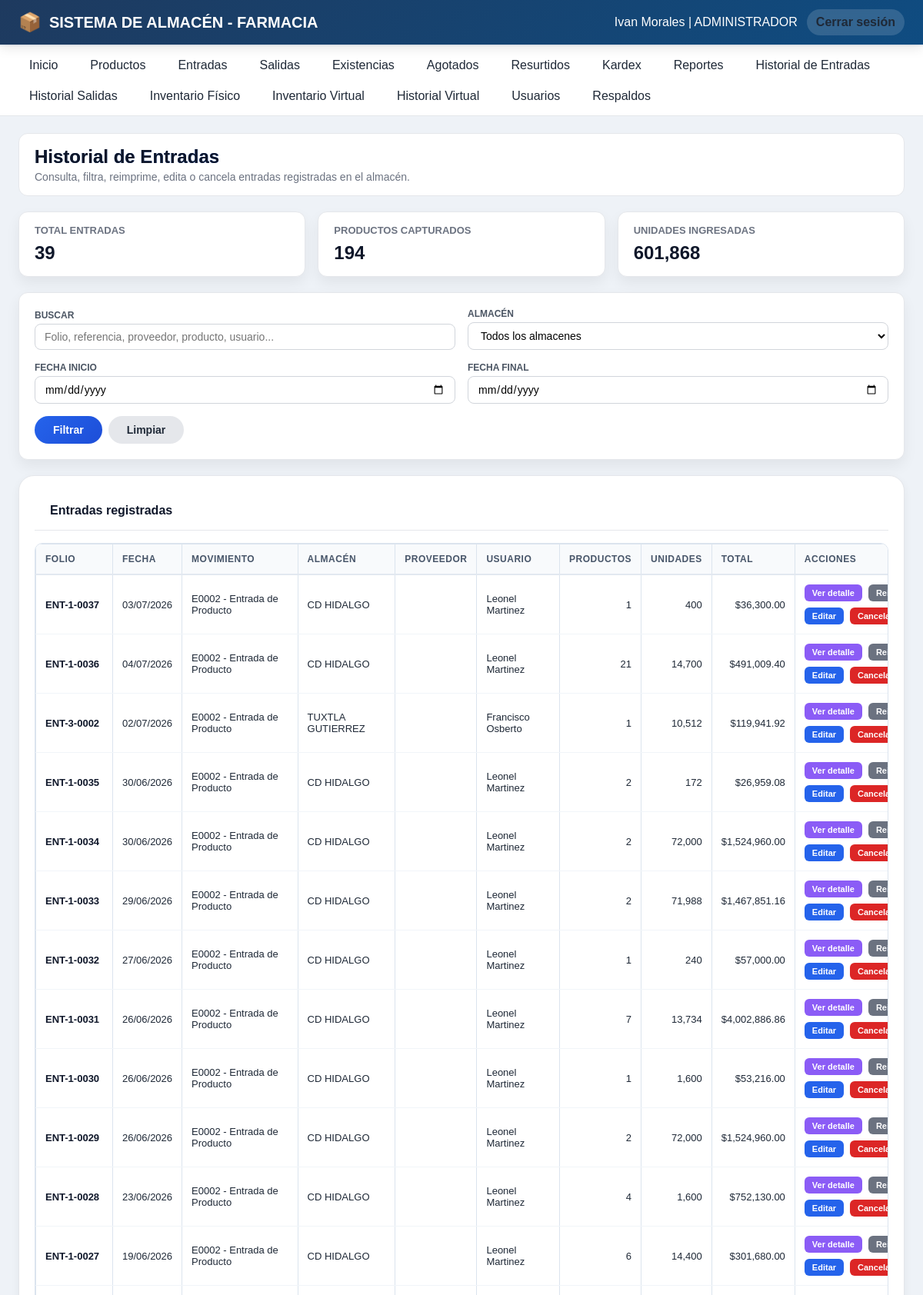
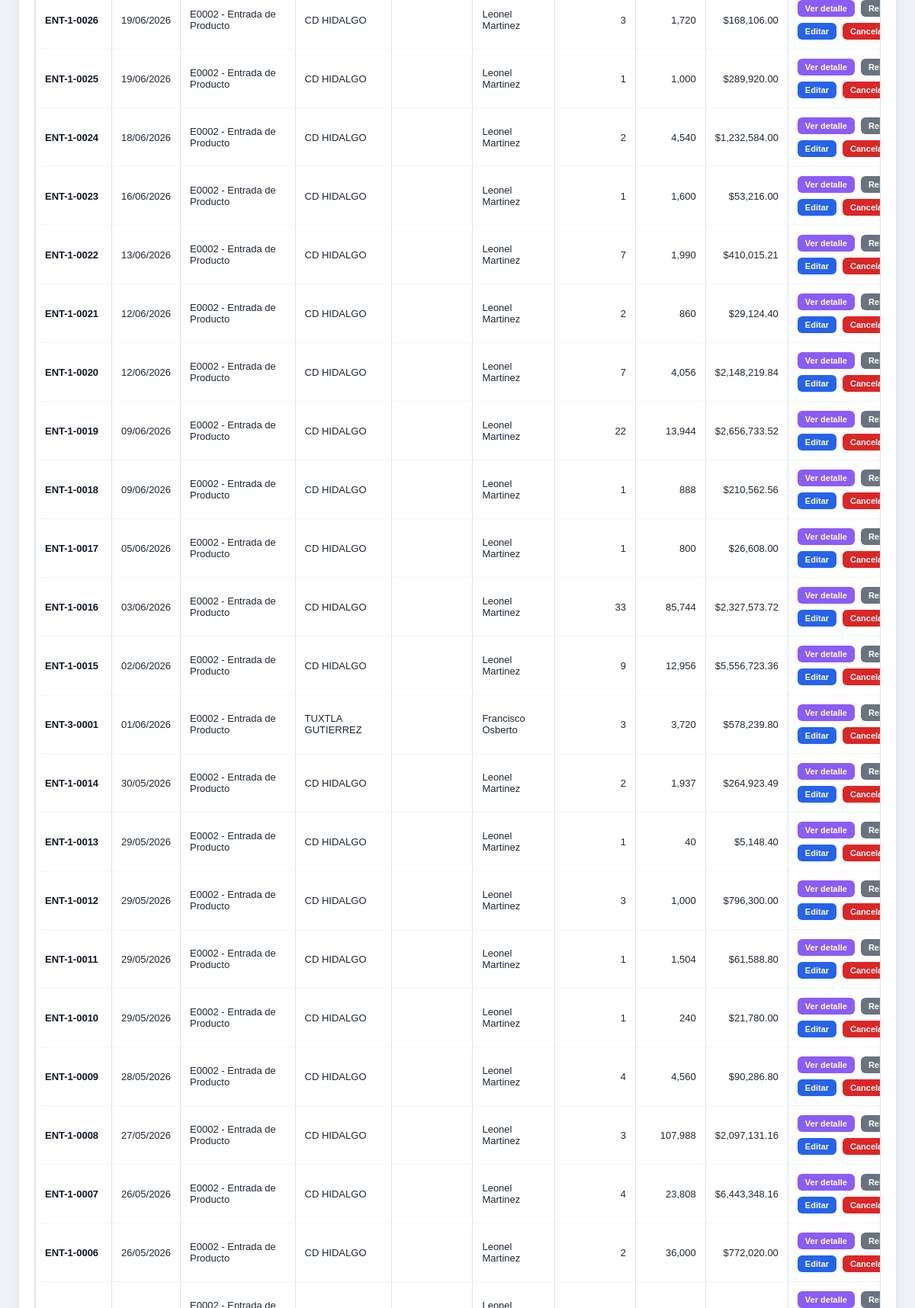
/historial_entradas.php (signed in, upper part), run on the app's committed database (2 pictures, top to bottom).
### tables this page shows
CREATE TABLE `movimientos` (
  `id` int(11) NOT NULL AUTO_INCREMENT,
  `folio` varchar(50) NOT NULL,
  `tipo_movimiento` enum('ENTRADA','SALIDA','AJUSTE','TRASPASO','MERMA','DEVOLUCION') NOT NULL,
  `fecha` datetime NOT NULL,
  `almacen_id` int(11) DEFAULT NULL,
  `usuario_id` int(11) NOT NULL,
  `proveedor_id` int(11) DEFAULT NULL,
  `referencia` text DEFAULT NULL,
  `tipo_operacion` varchar(50) DEFAULT NULL,
  `observaciones` text DEFAULT NULL,
  `created_at` timestamp NOT NULL DEFAULT current_timestamp(),
  `cancelado` tinyint(1) NOT NULL DEFAULT 0,
  `fecha_cancelacion` datetime DEFAULT NULL,
  `usuario_cancelacion_id` int(11) DEFAULT NULL,
  `motivo_cancelacion` text DEFAULT NULL,
  PRIMARY KEY (`id`),
  UNIQUE KEY `folio` (`folio`),
  KEY `fk_movimientos_almacen` (`almacen_id`),
  KEY `fk_movimientos_usuario` (`usuario_id`),
  KEY `fk_movimientos_proveedor` (`proveedor_id`),
  CONSTRAINT `fk_movimientos_almacen` FOREIGN KEY (`almacen_id`) REFERENCES `almacenes` (`id`) ON DELETE SET NULL,
  CONSTRAINT `fk_movimientos_proveedor` FOREIGN KEY (`proveedor_id`) REFERENCES `proveedores` (`id`) ON DELETE SET NULL,
  CONSTRAINT `fk_movimientos_usuario` FOREIGN KEY (`usuario_id`) REFERENCES `usuarios` (`id`)
);

CREATE TABLE `almacenes` (
  `id` int(11) NOT NULL AUTO_INCREMENT,
  `nombre` varchar(150) NOT NULL,
  `descripcion` varchar(255) DEFAULT NULL,
  `estado` tinyint(1) NOT NULL DEFAULT 1,
  `created_at` timestamp NOT NULL DEFAULT current_timestamp(),
  PRIMARY KEY (`id`)
);

CREATE TABLE `usuarios` (
  `id` int(11) NOT NULL AUTO_INCREMENT,
  `nombre` varchar(150) NOT NULL,
  `usuario` varchar(100) NOT NULL,
  `correo` varchar(150) NOT NULL,
  `password` varchar(255) NOT NULL,
  `rol` enum('ADMINISTRADOR','ENCARGADO','CONSULTA','GERENTE') NOT NULL DEFAULT 'CONSULTA',
  `estado` tinyint(1) NOT NULL DEFAULT 1,
  `created_at` timestamp NOT NULL DEFAULT current_timestamp(),
  `updated_at` timestamp NOT NULL DEFAULT current_timestamp() ON UPDATE current_timestamp(),
  `almacen_id` int(11) DEFAULT NULL,
  PRIMARY KEY (`id`),
  UNIQUE KEY `usuario` (`usuario`),
  UNIQUE KEY `correo` (`correo`),
  KEY `fk_usuario_almacen` (`almacen_id`),
  CONSTRAINT `fk_usuario_almacen` FOREIGN KEY (`almacen_id`) REFERENCES `almacenes` (`id`)
);

### app/models/Movimiento.php (called while the page is built, shortened)
<?php
require_once __DIR__ . '/../config/database.php';
class Movimiento
{
    private PDO $conn;
    public function __construct()
    {
        $database = new Database();
        $this->conn = $database->connect();
    }
    private function obtenerSucursalPorAlmacenId(?int $almacenId): string
    {
        $almacenId = (int)$almacenId;
        return '';
    }
   public function historialEntradas(
    string $buscar = '',
    int $almacenId = 0,
    string $fechaInicio = '',
    string $fechaFinal = ''
): array {
    $sql = "SELECT
                m.id,
                m.folio,
                m.fecha,
                m.referencia,
                m.observaciones,
                m.cancelado,
                m.fecha_cancelacion,
                m.motivo_cancelacion,
                a.nombre AS almacen_nombre,
                pr.nombre AS proveedor_nombre,
                u.nombre AS usuario_nombre,
                COUNT(md.id) AS total_productos,
                COALESCE(SUM(md.cantidad), 0) AS total_unidades,
                COALESCE(SUM(md.cantidad * md.costo_unitario), 0) AS total
            FROM movimientos m
            LEFT JOIN almacenes a ON m.almacen_id = a.id
            LEFT JOIN proveedores pr ON m.proveedor_id = pr.id
            INNER JOIN usuarios u ON m.usuario_id = u.id
            LEFT JOIN movimiento_detalle md ON m.id = md.movimiento_id
            WHERE m.tipo_movimiento = 'ENTRADA'";
    $params = [];
    $sql .= " GROUP BY
                m.id,
                m.folio,
                m.fecha,
                m.referencia,
                m.observaciones,
                m.cancelado,
                m.fecha_cancelacion,
                m.motivo_cancelacion,
                a.nombre,
                pr.nombre,
                u.nombre
              ORDER BY m.id DESC";
    $stmt = $this->conn->prepare($sql);
    $stmt->execute($params);
    return $stmt->fetchAll(PDO::FETCH_ASSOC);
}
}

### app/config/database.php (called while the page is built, shortened)
<?php
class Database
{
    private string $host = '127.0.0.1';
    private string $port = '3307';
    private string $dbName = 'almacen_farmacia';
    private string $username = 'root';
    private string $password = '';
    private string $charset = 'utf8mb4';
    public function connect(): PDO
    {
        $dsn = sprintf(
            'mysql:host=%s;port=%s;dbname=%s;charset=%s',
            $this->host,
            $this->port,
            $this->dbName,
            $this->charset
        );
        try {
            $this->connection = new PDO(
                $dsn,
                $this->username,
                $this->password,
                [
                    PDO::ATTR_ERRMODE =>
                        PDO::ERRMODE_EXCEPTION,
                    PDO::ATTR_DEFAULT_FETCH_MODE =>
                        PDO::FETCH_ASSOC,
                    PDO::ATTR_EMULATE_PREPARES =>
                        false,
                    PDO::ATTR_STRINGIFY_FETCHES =>
                        false,
                    PDO::ATTR_TIMEOUT =>
                        10
                ]
            );
            $this->connection->exec(
                "SET time_zone = '-06:00'"
            );
            $this->connection->exec(
                "SET NAMES utf8mb4 COLLATE utf8mb4_unicode_ci"
            );
            return $this->connection;
        } catch (PDOException $e) {
            error_log(
                'Error de conexión con MySQL: '
                . $e->getMessage()
            );
            throw new RuntimeException(
                'No se pudo establecer conexión con la base de datos.',
                0,
                $e
            );
        }
    }
}

### app/controllers/HistorialEntradaController.php (called while the page is built, shortened)
<?php
require_once __DIR__ . '/../models/Movimiento.php';
class HistorialEntradaController
{
    private Movimiento $movimientoModel;
    public function __construct()
    {
        $this->movimientoModel = new Movimiento();
    }
    public function index(
        string $buscar = '',
        int $almacenId = 0,
        string $fechaInicio = '',
        string $fechaFinal = ''
    ): array {
        $usuario = $_SESSION['user'] ?? [];
        $rol = $usuario['rol'] ?? '';
        return $this->movimientoModel->historialEntradas(
            trim($buscar),
            $almacenId,
            trim($fechaInicio),
            trim($fechaFinal)
        );
    }
    public function resumen(array $entradas): array
    {
        $totalEntradas = count($entradas);
        $totalProductos = 0;
        $totalUnidades = 0;
        $totalImporte = 0.0;
        foreach ($entradas as $entrada) {
            $totalProductos += (int)($entrada['total_productos'] ?? 0);
            $totalUnidades += (int)($entrada['total_unidades'] ?? 0);
            $totalImporte += (float)($entrada['total'] ?? 0);
        }
        return [
            'total_entradas' => $totalEntradas,
            'total_productos' => $totalProductos,
            'total_unidades' => $totalUnidades,
            'total_importe' => $totalImporte,
        ];
    }
}

### app/helpers/utils.php (called while the page is built, shortened)
<?php
function e(?string $value): string
{
    return htmlspecialchars($value ?? '', ENT_QUOTES, 'UTF-8');
}

### app/helpers/auth.php (called while the page is built, shortened)
<?php
function currentUser(): ?array
{
    return $_SESSION['user'] ?? null;
}

### public/historial_entradas.php (the view, shortened to what this page needs)
<?php
require_once __DIR__ . '/../app/helpers/auth.php';
require_once __DIR__ . '/../app/helpers/utils.php';
require_once __DIR__ . '/../app/controllers/HistorialEntradaController.php';
require_once __DIR__ . '/../app/controllers/EntradaController.php';
$user = currentUser();
$controller = new HistorialEntradaController();
$rolUsuario = strtoupper(trim($user['rol'] ?? ''));
$almacenSesion = (int)($user['almacen_id'] ?? 0);
$buscar = trim($_GET['buscar'] ?? '');
if ($rolUsuario === 'ADMINISTRADOR') {
    $almacenId = isset($_GET['almacen_id']) ? (int)$_GET['almacen_id'] : 0;
} else {
    $almacenId = $almacenSesion;
}
$fechaInicio = trim($_GET['fecha_inicio'] ?? '');
$fechaFinal = trim($_GET['fecha_final'] ?? '');
$entradas = $controller->index($buscar, $almacenId, $fechaInicio, $fechaFinal);
$resumen = $controller->resumen($entradas);
include __DIR__ . '/../app/views/layouts/header.php';
?>
<div class="module-header">
    <div>
        <h2>Historial de Entradas</h2>
        <p>Consulta, filtra, reimprime, edita o cancela entradas registradas en el almacén.</p>
    </div>
</div>
<div class="historial-resumen-grid">
    <div class="historial-card">
        <span>Total entradas</span>
        <strong><?= number_format((int)$resumen['total_entradas']) ?></strong>
    </div>
    <div class="historial-card">
        <span>Productos capturados</span>
        <strong><?= number_format((int)$resumen['total_productos']) ?></strong>
    </div>
    <div class="historial-card">
        <span>Unidades ingresadas</span>
        <strong><?= number_format((int)$resumen['total_unidades']) ?></strong>
    </div>
</div>
<div class="historial-filter-card">
    <form method="GET" action="historial_entradas.php" class="historial-filter-form">
        <div class="historial-field search-field">
            <label>Buscar</label>
            <input
                type="text"
                name="buscar"
                value="<?= e($buscar) ?>"
                placeholder="Folio, referencia, proveedor, producto, usuario..."
            >
        </div>
        <div class="historial-field">
            <label>Almacén</label>
            <select
                name="almacen_id"
                <?= $rolUsuario !== 'ADMINISTRADOR' ? 'disabled' : '' ?>
            >
                <?php if ($rolUsuario === 'ADMINISTRADOR'): ?>
                    <option value="0">Todos los almacenes</option>
                <?php endif; ?>
            </select>
        </div>
        <div class="historial-field">
            <label>Fecha inicio</label>
            <input type="date" name="fecha_inicio" value="<?= e($fechaInicio) ?>">
        </div>
        <div class="historial-field">
            <label>Fecha final</label>
            <input type="date" name="fecha_final" value="<?= e($fechaFinal) ?>">
        </div>
        <div class="historial-actions">
            <button type="submit" class="btn-primary-action">Filtrar</button>
            <a href="historial_entradas.php" class="btn-secondary-action">Limpiar</a>
        </div>
    </form>
</div>
<div class="erp-table-card">
    <div class="table-topbar">
        <h3>Entradas registradas</h3>
    </div>
    <div class="table-responsive">
        <table class="erp-table tabla-historial">
            <thead>
                <tr>
                    <th>Folio</th>
                    <th>Fecha</th>
                    <th>Movimiento</th>
                    <th>Almacén</th>
                    <th>Proveedor</th>
                    <th>Usuario</th>
                    <th>Productos</th>
                    <th>Unidades</th>
                    <th>Total</th>
                    <th>Acciones</th>
                </tr>
            </thead>
            <tbody>
                <?php if (!empty($entradas)): ?>
                    <?php foreach ($entradas as $entrada): ?>
                        <?php
                            $referenciaCompleta = trim($entrada['referencia'] ?? '');
                            $partesReferencia = explode('|', $referenciaCompleta);
                            $movimientoTexto = trim($partesReferencia[0] ?? 'Entrada de almacén');
                            $fecha = '';
                            if (!empty($entrada['fecha'])) {
                                $fecha = date('d/m/Y', strtotime($entrada['fecha']));
                            }
                            $detalleId = 'detalleEntrada' . (int)$entrada['id'];
                            $estaCancelada = (int)($entrada['cancelado'] ?? 0) === 1;
                        ?>
                        <tr>
                            <td class="folio-cell">
                                <div class="folio-wrap">
                                    <span class="folio-text">
                                        <?= e($entrada['folio']) ?>
                                    </span>
                                </div>
                            </td>
                            <td><?= e($fecha) ?></td>
                            <td><?= e($movimientoTexto) ?></td>
                            <td><?= e($entrada['almacen_nombre'] ?? '') ?></td>
                            <td><?= e($entrada['proveedor_nombre'] ?? '') ?></td>
                            <td><?= e($entrada['usuario_nombre'] ?? '') ?></td>
                            <td class="text-right">
                                <?= number_format((int)$entrada['total_productos']) ?>
                            </td>
                            <td class="text-right">
                                <?= number_format((int)$entrada['total_unidades']) ?>
                            </td>
                            <td class="text-right">
                                $<?= number_format((float)$entrada['total'], 2) ?>
                            </td>
                            <td>
                                <div class="table-actions">
                                    <button
                                        type="button"
                                        class="btn-small btn-detail"
                                        onclick="toggleDetalle('<?= e($detalleId) ?>')"
                                    >
                                        Ver detalle
                                    </button>
                                    <a
                                        class="btn-small btn-print"
                                        href="imprimir_entrada.php?id=<?= (int)$entrada['id'] ?>&preview=1"
                                        target="_blank"
                                    >
                                        Reimprimir
                                    </a>
                                    <?php if (!$estaCancelada): ?>
                                        <a
                                            href="entradas.php?editar=<?= (int)$entrada['id'] ?>"
                                            class="btn-small btn-edit"
                                        >
                                            Editar
                                        </a>
                                        <form
                                            method="POST"
                                            style="display:inline;"
                                            onsubmit="return confirm('¿Seguro que deseas cancelar esta entrada? Se descontará el stock ingresado.');"
                                        >
                                            <button
                                                type="submit"
                                                class="btn-small btn-cancel"
                                            >
                                                Cancelar
                                            </button>
                                        </form>
                                    <?php else: ?>
                                        <span class="badge-cancelado">
                                            CANCELADO
                                        </span>
                                    <?php endif; ?>
                                </div>
                            </td>
                        </tr>
                    <?php endforeach; ?>
                <?php endif; ?>
            </tbody>
        </table>
    </div>
</div>
<?php
include __DIR__ . '/../app/views/layouts/footer.php';
?>

### data on the page
movimientos: folio "ENT-1-0037", fecha "03/07/2026", referencia "E0002 - Entrada de Producto", almacen.nombre "CD HIDALGO", usuario.nombre "Leonel Martinez", total_productos "1", total_unidades "400", total "36,300.00"
movimientos: folio "ENT-1-0036", fecha "04/07/2026", referencia "E0002 - Entrada de Producto", almacen.nombre "CD HIDALGO", usuario.nombre "Leonel Martinez", total_productos "21", total_unidades "14,700", total "491,009.40"
movimientos: folio "ENT-3-0002", fecha "02/07/2026", referencia "E0002 - Entrada de Producto", almacen.nombre "TUXTLA GUTIERREZ", usuario.nombre "Francisco Osberto", total_productos "1", total_unidades "10,512", total "119,941.92"
movimientos: folio "ENT-1-0035", fecha "30/06/2026", referencia "E0002 - Entrada de Producto", almacen.nombre "CD HIDALGO", usuario.nombre "Leonel Martinez", total_productos "2", total_unidades "172", total "26,959.08"
movimientos: folio "ENT-1-0034", fecha "30/06/2026", referencia "E0002 - Entrada de Producto", almacen.nombre "CD HIDALGO", usuario.nombre "Leonel Martinez", total_productos "2", total_unidades "72,000", total "1,524,960.00"
movimientos: folio "ENT-1-0033", fecha "29/06/2026", referencia "E0002 - Entrada de Producto", almacen.nombre "CD HIDALGO", usuario.nombre "Leonel Martinez", total_productos "2", total_unidades "71,988", total "1,467,851.16"
movimientos: folio "ENT-1-0032", fecha "27/06/2026", referencia "E0002 - Entrada de Producto", almacen.nombre "CD HIDALGO", usuario.nombre "Leonel Martinez", total_productos "1", total_unidades "240", total "57,000.00"
movimientos: folio "ENT-1-0031", fecha "26/06/2026", referencia "E0002 - Entrada de Producto", almacen.nombre "CD HIDALGO", usuario.nombre "Leonel Martinez", total_productos "7", total_unidades "13,734", total "4,002,886.86"
movimientos: folio "ENT-1-0030", fecha "26/06/2026", referencia "E0002 - Entrada de Producto", almacen.nombre "CD HIDALGO", usuario.nombre "Leonel Martinez", total_productos "1", total_unidades "1,600", total "53,216.00"
movimientos: folio "ENT-1-0029", fecha "26/06/2026", referencia "E0002 - Entrada de Producto", almacen.nombre "CD HIDALGO", usuario.nombre "Leonel Martinez", total_productos "2", total_unidades "72,000", total "1,524,960.00"
movimientos: folio "ENT-1-0028", fecha "23/06/2026", referencia "E0002 - Entrada de Producto", almacen.nombre "CD HIDALGO", usuario.nombre "Leonel Martinez", total_productos "4", total_unidades "1,600", total "752,130.00"
movimientos: folio "ENT-1-0027", fecha "19/06/2026", referencia "E0002 - Entrada de Producto", almacen.nombre "CD HIDALGO", usuario.nombre "Leonel Martinez", total_productos "6", total_unidades "14,400", total "301,680.00"
movimientos: folio "ENT-1-0026", fecha "19/06/2026", referencia "E0002 - Entrada de Producto", almacen.nombre "CD HIDALGO", usuario.nombre "Leonel Martinez", total_productos "3", total_unidades "1,720", total "168,106.00"
movimientos: folio "ENT-1-0025", fecha "19/06/2026", referencia "E0002 - Entrada de Producto", almacen.nombre "CD HIDALGO", usuario.nombre "Leonel Martinez", total_productos "1", total_unidades "1,000", total "289,920.00"
movimientos: folio "ENT-1-0024", fecha "18/06/2026", referencia "E0002 - Entrada de Producto", almacen.nombre "CD HIDALGO", usuario.nombre "Leonel Martinez", total_productos "2", total_unidades "4,540", total "1,232,584.00"
movimientos: folio "ENT-1-0023", fecha "16/06/2026", referencia "E0002 - Entrada de Producto", almacen.nombre "CD HIDALGO", usuario.nombre "Leonel Martinez", total_productos "1", total_unidades "1,600", total "53,216.00"
movimientos: folio "ENT-1-0022", fecha "13/06/2026", referencia "E0002 - Entrada de Producto", almacen.nombre "CD HIDALGO", usuario.nombre "Leonel Martinez", total_productos "7", total_unidades "1,990", total "410,015.21"
movimientos: folio "ENT-1-0021", fecha "12/06/2026", referencia "E0002 - Entrada de Producto", almacen.nombre "CD HIDALGO", usuario.nombre "Leonel Martinez", total_productos "2", total_unidades "860", total "29,124.40"
movimientos: folio "ENT-1-0020", fecha "12/06/2026", referencia "E0002 - Entrada de Producto", almacen.nombre "CD HIDALGO", usuario.nombre "Leonel Martinez", total_productos "7", total_unidades "4,056", total "2,148,219.84"
movimientos: folio "ENT-1-0019", fecha "09/06/2026", referencia "E0002 - Entrada de Producto", almacen.nombre "CD HIDALGO", usuario.nombre "Leonel Martinez", total_productos "22", total_unidades "13,944", total "2,656,733.52"
movimientos: folio "ENT-1-0018", fecha "09/06/2026", referencia "E0002 - Entrada de Producto", almacen.nombre "CD HIDALGO", usuario.nombre "Leonel Martinez", total_productos "1", total_unidades "888", total "210,562.56"
movimientos: folio "ENT-1-0017", fecha "05/06/2026", referencia "E0002 - Entrada de Producto", almacen.nombre "CD HIDALGO", usuario.nombre "Leonel Martinez", total_productos "1", total_unidades "800", total "26,608.00"
movimientos: folio "ENT-1-0016", fecha "03/06/2026", referencia "E0002 - Entrada de Producto", almacen.nombre "CD HIDALGO", usuario.nombre "Leonel Martinez", total_productos "33", total_unidades "85,744", total "2,327,573.72"

### other printed values
$user['nombre'] "Ivan Morales"
$user['rol'] "ADMINISTRADOR"
$resumen['total_entradas'] "39"
$resumen['total_productos'] "194"
$resumen['total_unidades'] "601,868"
